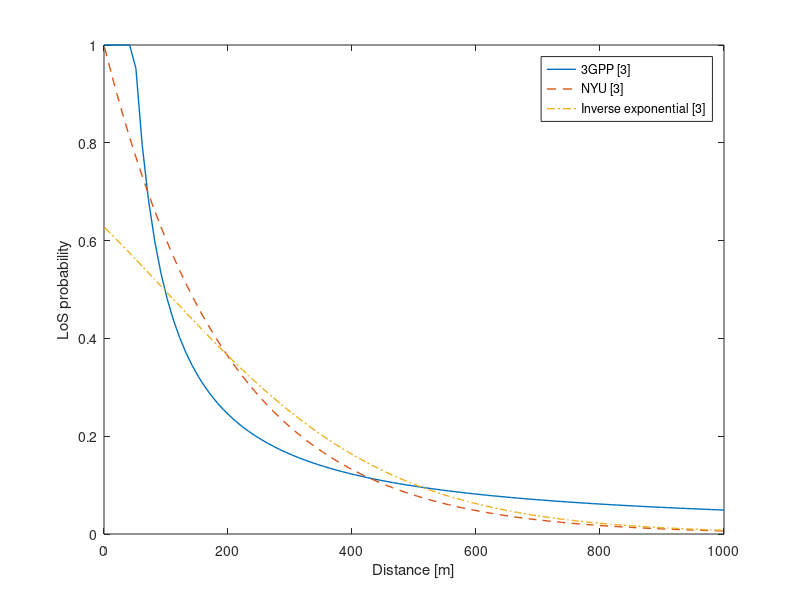

MATLAB code to generate this figure:
% Matlab script used to generate Figure 1 of the technical report:
%
% "A Study of Pathloss and Shadow Fading Models for mmWaves"
%
% @author Victor Croisfelt Rodrigues
% @author Taufik Abrao
%

%Initialization
close all;
clearvars;

%Distance between Tx and Rx (m)
d = linspace(1,1000,100);

%Prepare to store simulation results
p3gpp_shu = zeros(length(d),1);
pnyu_shu = zeros(length(d),1);
pinvexp_shu = zeros(length(d),1);

for ii = 1:length(d)
    
    %3GPP: Shu, S., et al., "Path Loss, Shadow Fading, and LoS Probability 
    %Models for 5G UMa"    
    p3gpp_shu(ii) = min([49/d(ii),1]) * (1 - exp(-d(ii)/1)) + exp((-d(ii)/1));

    %NYU: Shu, S., et al., "Path Loss, Shadow Fading, and LoS Probability 
    %Models for 5G UMa"
    pnyu_shu(ii) = (min([0/d(ii),1]) * (1 - exp(-d(ii)/395)) + exp((-d(ii)/395)))^2;

    %Inv. Exp.: Shu, S., et al., "Path Loss, Shadow Fading, and LoS Probability 
    %Models for 5G UMa"
    pinvexp_shu(ii) = 1 / ( 1 + exp( .0054 .* (d(ii) - 97) ) );

end

%% Plot simulation results
figure; 
hold on; box on;
    
plot(d,p3gpp_shu,'-','LineWidth',1);
plot(d,pnyu_shu,'--','LineWidth',1);
plot(d,pinvexp_shu,'-.','LineWidth',1);

xlabel('Distance [m]');
ylabel('LoS probability');

legend('3GPP [3]','NYU [3]','Inverse exponential [3]','Location','NorthEast');